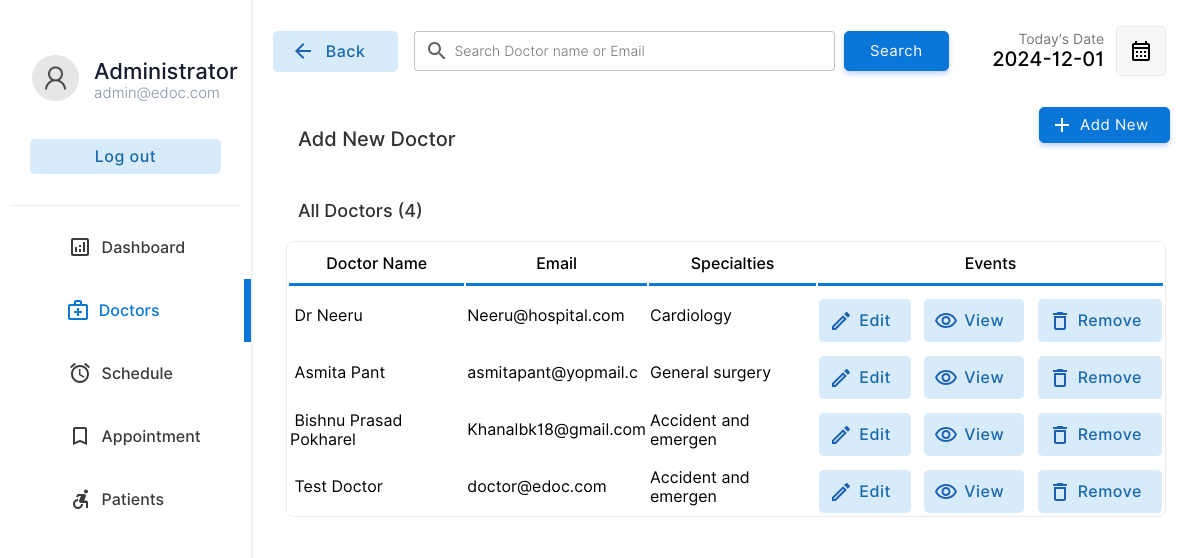
Before: /doctor/doctors.php (signed in) with the older database file.
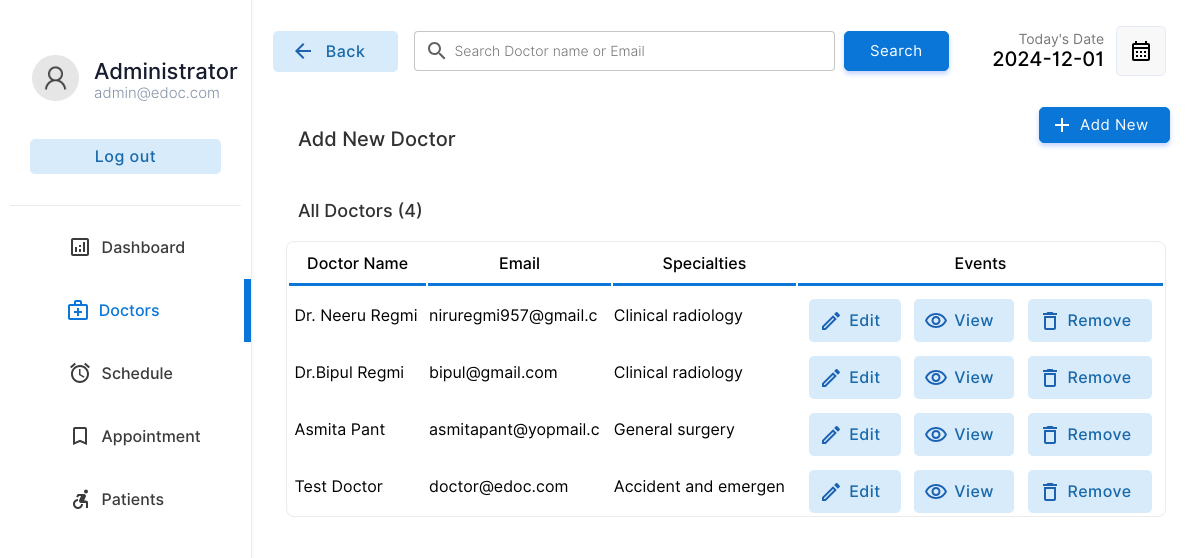
After: the same page with the newer database file.
### tables this page shows
CREATE TABLE IF NOT EXISTS `doctor` (
  `docid` int NOT NULL AUTO_INCREMENT,
  `docemail` varchar(255) DEFAULT NULL,
  `docname` varchar(255) DEFAULT NULL,
  `docpassword` varchar(255) DEFAULT NULL,
  `docnic` varchar(15) DEFAULT NULL,
  `doctel` varchar(15) DEFAULT NULL,
  `specialties` int DEFAULT NULL,
  PRIMARY KEY (`docid`),
  KEY `specialties` (`specialties`)
);

CREATE TABLE IF NOT EXISTS `specialties` (
  `id` int NOT NULL,
  `sname` varchar(50) DEFAULT NULL,
  PRIMARY KEY (`id`)
);

### doctor/doctors.php (the view, shortened to what this page needs)
<!DOCTYPE html>
<html lang="en">
<head>
    <link rel="stylesheet" href="../css/animations.css">
    <link rel="stylesheet" href="../css/main.css">
    <link rel="stylesheet" href="../css/admin.css">
</head>
<body>
    <?php
    include("../connection.php");
    ?>
    <div class="container">
        <div class="menu">
            <table class="menu-container" border="0">
                <tr>
                    <td style="padding:10px" colspan="2">
                        <table border="0" class="profile-container">
                            <tr>
                                <td width="30%" style="padding-left:20px" >
                                    <img src="../img/user.png" alt="" width="100%" style="border-radius:50%">
                                </td>
                                <td style="padding:0px;margin:0px;">
                                    <p class="profile-title">Administrator</p>
                                    <p class="profile-subtitle">admin@edoc.com</p>
                                </td>
                            </tr>
                            <tr>
                                <td colspan="2">
                                <a href="../logout.php" ><input type="button" value="Log out" class="logout-btn btn-primary-soft btn"></a>
                                </td>
                            </tr>
                    </table>
                    </td>
                </tr>
                <tr class="menu-row" >
                    <td class="menu-btn menu-icon-dashbord" >
                        <a href="index.php" class="non-style-link-menu"><div><p class="menu-text">Dashboard</p></a></div></a>
                <tr class="menu-row">
                    <td class="menu-btn menu-icon-doctor menu-active menu-icon-doctor-active">
                        <a href="doctors.php" class="non-style-link-menu non-style-link-menu-active"><div><p class="menu-text">Doctors</p></a></div>
                <tr class="menu-row" >
                    <td class="menu-btn menu-icon-schedule">
                        <a href="schedule.php" class="non-style-link-menu"><div><p class="menu-text">Schedule</p></div></a>
                    </td>
                </tr>
                <tr class="menu-row">
                    <td class="menu-btn menu-icon-appoinment">
                        <a href="appointment.php" class="non-style-link-menu"><div><p class="menu-text">Appointment</p></a></div>
                    </td>
                </tr>
                <tr class="menu-row" >
                    <td class="menu-btn menu-icon-patient">
                        <a href="patient.php" class="non-style-link-menu"><div><p class="menu-text">Patients</p></a></div>
                    </td>
                </tr>
        <div class="dash-body">
            <table border="0" width="100%" style=" border-spacing: 0;margin:0;padding:0;margin-top:25px; ">
                <tr >
                    <td width="13%">
                        <a href="doctors.php" ><button  class="login-btn btn-primary-soft btn btn-icon-back"  style="padding-top:11px;padding-bottom:11px;margin-left:20px;width:125px"><font class="tn-in-text">Back</font></button></a>
                    </td>
                    <td>
                        <form action="" method="post" class="header-search">
                            <input type="search" name="search" class="input-text header-searchbar" placeholder="Search Doctor name or Email" list="doctors">&nbsp;&nbsp;
                            <?php
                                $list11 = $database->query("select  docname,docemail from  doctor;");
?>
                            <input type="Submit" value="Search" class="login-btn btn-primary btn" style="padding-left: 25px;padding-right: 25px;padding-top: 10px;padding-bottom: 10px;">
                        </form>
                    </td>
                    <td width="15%">
                        <p style="font-size: 14px;color: rgb(119, 119, 119);padding: 0;margin: 0;text-align: right;">
                            Today's Date
                        </p>
                        <p class="heading-sub12" style="padding: 0;margin: 0;">
                            <?php
                        $date = date('Y-m-d');
                        echo $date;
                        ?>
                        </p>
                    </td>
                    <td width="10%">
                        <button  class="btn-label"  style="display: flex;justify-content: center;align-items: center;"><img src="../img/calendar.svg" width="100%"></button>
                    </td>
                </tr>
                <tr >
                    <td colspan="2" style="padding-top:30px;">
                        <p class="heading-main12" style="margin-left: 45px;font-size:20px;color:rgb(49, 49, 49)">Add New Doctor</p>
                    </td>
                    <td colspan="2">
                        <a href="?action=add&id=none&error=0" class="non-style-link"><button  class="login-btn btn-primary btn button-icon"  style="display: flex;justify-content: center;align-items: center;margin-left:75px;background-image: url('../img/icons/add.svg');">Add New</font></button>
                            </a></td>
                </tr>
                <tr>
                    <td colspan="4" style="padding-top:10px;">
                        <p class="heading-main12" style="margin-left: 45px;font-size:18px;color:rgb(49, 49, 49)">All Doctors (<?php echo $list11->num_rows; ?>)</p>
                    </td>
                </tr>
                <?php
                    if($_POST){
                        $keyword=$_POST["search"];
                        $sqlmain= "select * from doctor where docemail='$keyword' or docname='$keyword' or docname like '$keyword%' or docname like '%$keyword' or docname like '%$keyword%'";
                    }else{
                        $sqlmain= "select * from doctor order by docid desc";
                    }
                ?>
                <tr>
                   <td colspan="4">
                       <center>
                        <div class="abc scroll">
                        <table width="93%" class="sub-table scrolldown" border="0">
                        <thead>
                        <tr>
                                <th class="table-headin">
                                Doctor Name
                                </th>
                                <th class="table-headin">
                                    Email
                                </th>
                                <th class="table-headin">
                                    Specialties
                                </th>
                                <th class="table-headin">
                                    Events
                                </tr>
                        </thead>
                        <tbody>
                            <?php
                                $result= $database->query($sqlmain);
                                if($result->num_rows==0){
                                    echo '<tr>
                                    <td colspan="4">
                                    <br><br><br><br>
                                    <center>
                                    <img src="../img/notfound.svg" width="25%">
                                    <br>
                                    <p class="heading-main12" style="margin-left: 45px;font-size:20px;color:rgb(49, 49, 49)">We  couldnt find anything related to your keywords !</p>
                                    <a class="non-style-link" href="doctors.php"><button  class="login-btn btn-primary-soft btn"  style="display: flex;justify-content: center;align-items: center;margin-left:20px;">&nbsp; Show all Doctors &nbsp;</font></button>
                                    </a>
                                    </center>
                                    <br><br><br><br>
                                    </td>
                                    </tr>';
                                }
                                else{
                                for ( $x=0; $x<$result->num_rows;$x++){
                                    $row=$result->fetch_assoc();
                                    $docid=$row["docid"];
                                    $name=$row["docname"];
                                    $email=$row["docemail"];
                                    $spe=$row["specialties"];
                                    $spcil_res= $database->query("select sname from specialties where id='$spe'");
                                    $spcil_array= $spcil_res->fetch_assoc();
                                    $spcil_name=$spcil_array["sname"];
                                    echo '<tr>
                                        <td> &nbsp;'.
                                        substr($name,0,30)
                                        .'</td>
                                        <td>
                                        '.substr($email,0,20).'
                                        </td>
                                        <td>
                                            '.substr($spcil_name,0,20).'
                                        </td>
                                        <td>
                                        <div style="display:flex;justify-content: center;">
                                        <a href="?action=edit&id='.$docid.'&error=0" class="non-style-link"><button  class="btn-primary-soft btn button-icon btn-edit"  style="padding-left: 40px;padding-top: 12px;padding-bottom: 12px;margin-top: 10px;"><font class="tn-in-text">Edit</font></button></a>
                                        &nbsp;&nbsp;&nbsp;
                                        <a href="?action=view&id='.$docid.'" class="non-style-link"><button  class="btn-primary-soft btn button-icon btn-view"  style="padding-left: 40px;padding-top: 12px;padding-bottom: 12px;margin-top: 10px;"><font class="tn-in-text">View</font></button></a>
                                       &nbsp;&nbsp;&nbsp;
                                       <a href="?action=drop&id='.$docid.'&name='.$name.'" class="non-style-link"><button  class="btn-primary-soft btn button-icon btn-delete"  style="padding-left: 40px;padding-top: 12px;padding-bottom: 12px;margin-top: 10px;"><font class="tn-in-text">Remove</font></button></a>
                                        </div>
                                        </td>
                                    </tr>';
                                }
                            }
                            ?>
                            </tbody>
                        </table>
                        </div>
                        </center>
                   </td>
                </tr>
            </table>
        </div>
</body>
</html>

### css/main.css (style rules this page uses)
:root { --primarycolor: #0A76D8; --primarycolorhover: #006dd3; --btnice:#D8EBFA; --btnnicetext:#1b62b3; }
body { margin: 0; padding: 0; border-spacing: 0; font-family: 'Inter', sans-serif; }
.input-text { border-radius: 4px; border: 0.5px solid rgb(226, 226, 226); padding: 10px; width: 92%; transition: 0.2s; outline: none; }
.input-text { border: 1px solid #e9ecef; font-size: 14px; line-height: 26px; background-color: #fff; display: block; width: 100%; padding: .375rem .75rem; font-weight: 300; line-height: 1.5; color: #212529; background-color: #fff; background-clip: padding-box; -webkit-appearance: none; -moz-appearance: none; appearance: none; border-radius: .25rem; transition: border-color .15s ease-in-out,box-shadow .15s ease-in-out; }
.input-text::placeholder { font-family: 'Inter', sans-serif; }
.btn { cursor: pointer; padding: 8px 20px; outline: none; text-decoration: none; font-size: 15px; letter-spacing: 0.5px; transition: all 0.3s; border-radius: 5px; font-family: 'Inter', sans-serif; }
.btn-primary { background-color: var(--primarycolor) ; border: 1px solid var(--primarycolor) ; color: #fff ; box-shadow: 0 3px 5px 0 rgba(57,108,240,0.3); }
.btn-primary-soft { background-color: #D8EBFA ; color: #1969AA; font-weight: 500; font-size: 16px; border: none; }
.non-style-link:link, .non-style-link:visited, .non-style-link:hover, .non-style-link:active { text-decoration: none; color: rgb(43, 43, 43); }
.btn-label { margin-left: 10px; padding: 12px 12px; outline: none; text-decoration: none; font-size: 15px; letter-spacing: 0.5px; transition: all 0.3s; border-radius: 5px; background-color: #f0f0f073; border: 1px solid rgba(57,108,240,0.1) ; font-family: 'Inter', sans-serif; }
.sub-table { border: 1px solid #ebebeb; border-radius: 8px; }
.table-headin { font-size: 16px; font-weight: 500; padding: 10px; border-bottom: 3px solid var(--primarycolor); }
.abc { width: 100%; height: 550px; overflow: auto; }
input[type=search] { background-image: url('../img/search.svg'); background-position: 10px 50%; background-repeat: no-repeat; transition: 0.5s; padding: 8px 20px 8px 40px; }
.button-icon { background-position: 10px 50%; background-repeat: no-repeat; transition: 0.5s; padding: 8px 20px 8px 40px; }
.menu-btn { padding:6px; color: #3b3b3b; background-position: 30% 50%; background-repeat: no-repeat; transition: 0.5s; }
.menu-text { padding-left: 40%; font-weight: 500; font-size: 16px; }
.menu-active { color: var(--primarycolor); border-right: 7px solid var(--primarycolor); background-color: var(); }
.non-style-link-menu:link, .non-style-link-menu:visited, .non-style-link-menu:active { text-decoration: none; color: #3b3b3b; }
.non-style-link-menu-active:link, .non-style-link-menu-active:visited, .non-style-link-menu-active:active { text-decoration: none; color: var(--primarycolor); }
.menu-icon-dashbord { background-image: url('../img/icons/dashboard.svg'); }
.menu-icon-doctor { background-image: url('../img/icons/doctors.svg'); }
.menu-icon-schedule { background-image: url('../img/icons/schedule.svg'); }
.menu-icon-appoinment { background-image: url('../img/icons/book.svg'); }
.menu-icon-patient { background-image: url('../img/icons/patients.svg'); }
.menu-icon-doctor:hover,.menu-icon-doctor-active { color: var(--primarycolor); background-image: url('../img/icons/doctors-hover.svg'); }
.btn-icon-back { background-image: url('../img/icons/back-iceblue.svg'); background-position: 18px 50%; background-repeat: no-repeat; transition: 0.5s; padding: 8px 20px 8px 40px; }
.btn-edit { background-image: url('../img/icons/edit-iceblue.svg'); }
.btn-view { background-image: url('../img/icons/view-iceblue.svg'); }
.btn-delete { background-image: url('../img/icons/delete-iceblue.svg'); }

### doctor/doctors.php (style rules this page uses)
.sub-table { animation: transitionIn-Y-bottom 0.5s; }

Changed rows visible on the page:
removed doctor: docname "Dr Neeru", docemail "Neeru@hospital.com", specialties.sname "Cardiology"
removed doctor: docname "Bishnu Prasad Pokharel", docemail "Khanalbk18@gmail.com", specialties.sname "Accident and emergen"
added doctor: docname "Dr. Neeru Regmi", docemail "niruregmi957@gmail.c", specialties.sname "Clinical radiology"
added doctor: docname "Dr.Bipul Regmi", docemail "bipul@gmail.com", specialties.sname "Clinical radiology"
